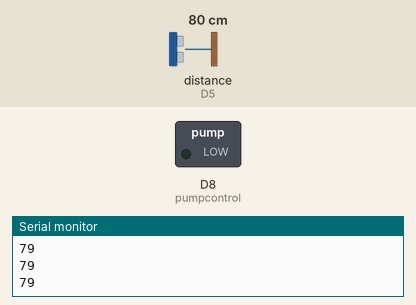
The sketch below on a simulated ESP8266 (NodeMCU). On the bench: switched loads named in the sketch (green lamp = pin HIGH), the last lines printed to the serial monitor. Wiring (inferred from the names in the program): ultrasonic range finder: trigger D6; echo D5. The inputs (shaded band) are chosen by the test bench; at power-on: distance to the obstacle (sensor on D5) 80 cm. The echo pulse lasts 58.3 µs per cm; WiFi joins after 1.5 s; servers stay silent unless stated; pins used as bus, display or sensor lines are not drawn.

Above: at 3.0 s.
3.1 s: distance to the obstacle (sensor on D5) set to 16 cm
4.6 s: distance to the obstacle (sensor on D5) set to 13 cm
At 4.9 s:
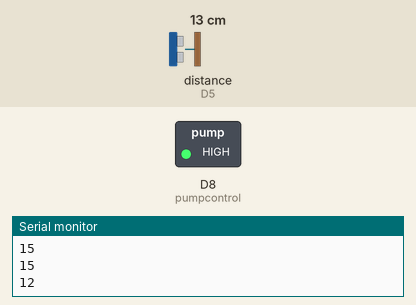
6.1 s: distance to the obstacle (sensor on D5) set to 7 cm
7.8 s: distance to the obstacle (sensor on D5) set to 4 cm
At 9.4 s:
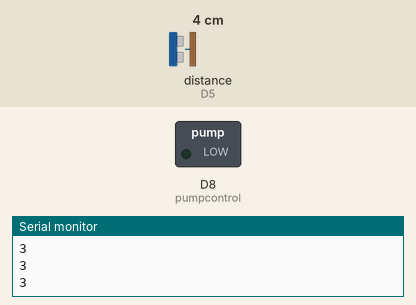
10.1 s: distance to the obstacle (sensor on D5) set to 9 cm
At 11.4 s:
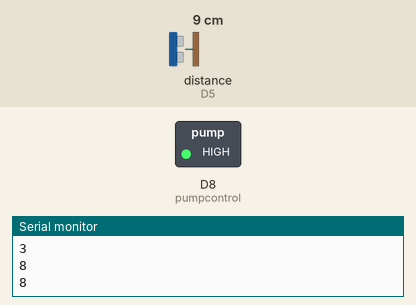
Timing chart, 0 to 12.6 s (numbered marks = the images above; inputs shaded):
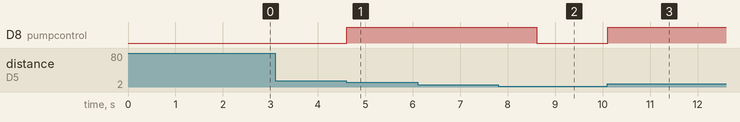

The sketch:

_wireless_monitoring.ino
```cpp
#define BLYNK_TEMPLATE_ID "TMPL3uHip_vaY"
#define BLYNK_TEMPLATE_NAME "WIRELESS LEVEL MONITORING"
#define BLYNK_AUTH_TOKEN "8Nq00mdqKJQ92_LDAjU5dkpKyCZ0rTS6"
/* Comment this out to disable prints and save space */
#define BLYNK_PRINT Serial
#include <SimpleTimer.h>
#include <ESP8266WiFi.h>
#include <BlynkSimpleEsp8266.h>
// Your WiFi credentials.
// Set password to "" for open networks.
char ssid[] = "SUBA";
char pass[] = "12345678";
#include <Ultrasonic.h>
const int trigerpin = 12;
const int echopin = 14;
//define sound velocity in cm/uS
#define SOUND_VELOCITY 0.034
#define CM_TO_INCH 0.393701
long duration;
int distanceCm;
int level;
bool value1;
#define pumpcontrol D8
int pumpcount_sec=0;
int pumpcount_min=0;
int pumpcount_hr=0;
SimpleTimer timer;
BLYNK_WRITE(V2) {
value1 = param.asInt();
// Check these values and turn the relay1 ON and OFF
}
void setup()
{
// Debug console
pinMode(pumpcontrol, OUTPUT);
pinMode(echopin,INPUT);
pinMode(trigerpin,OUTPUT);
Serial.begin(9600);
Blynk.begin(BLYNK_AUTH_TOKEN, ssid, pass);
// You can also specify server:
//Blynk.begin(BLYNK_AUTH_TOKEN, ssid, pass, "blynk.cloud", 80);
//Blynk.begin(BLYNK_AUTH_TOKEN, ssid, pass, IPAddress(192,168,1,100), 8080);
timer.setInterval(1000L, sendUptime);
}
void loop()
{
// Clears the trigPin
digitalWrite(trigerpin, LOW);
delayMicroseconds(2);
// Sets the trigPin on HIGH state for 10 micro seconds
digitalWrite(trigerpin, HIGH);
delayMicroseconds(10);
digitalWrite(trigerpin, LOW);
// Reads the echoPin, returns the sound wave travel time in microseconds
duration = pulseIn(echopin, HIGH);
// Calculate the distance
distanceCm = duration * SOUND_VELOCITY/2;
level=map(distanceCm,12,0,0,12);
Serial.println(distanceCm);
if (value1 == 1)
{
digitalWrite(pumpcontrol, HIGH);
pumpcount_sec=pumpcount_sec+1;
if (pumpcount_sec==59){
pumpcount_sec=0;
pumpcount_min=pumpcount_min+1;
if (pumpcount_min==59){
pumpcount_min=0;
pumpcount_hr=pumpcount_hr+1;
}
}
delay(1000);
}
else if ((level>=0) && (level<7))
{
digitalWrite(pumpcontrol, HIGH);
pumpcount_sec=pumpcount_sec+1;
if (pumpcount_sec==59){
pumpcount_sec=0;
pumpcount_min=pumpcount_min+1;
if (pumpcount_min==59){
pumpcount_min=0;
pumpcount_hr=pumpcount_hr+1;
}
}
delay(1000);
}
else {
digitalWrite(pumpcontrol, LOW);
}
Blynk.run();
// You can inject your own code or combine it with other sketches.
// Check other examples on how to communicate with Blynk. Remember
// to avoid delay() function!
timer.run();
}
void sendUptime(){
Blynk.virtualWrite(V0,level);
Blynk.virtualWrite(V1, pumpcount_sec);
Blynk.virtualWrite(V3, pumpcount_min);
Blynk.virtualWrite(V4, pumpcount_hr);
//delay(1000);
}
```

Measured:
- the behaviour switches between 15 and 14 cm on distance to the obstacle (sensor on D5) (found by bisection; images 0 and 1)
- the behaviour switches between 6 and 5 cm on distance to the obstacle (sensor on D5) (found by bisection; images 1 and 2)
- after the input at 4.6 s, D8 (pumpcontrol): LOW → HIGH at once
- after the input at 7.8 s, D8 (pumpcontrol): HIGH → LOW after 0.82 s
- after the input at 10.1 s, D8 (pumpcontrol): LOW → HIGH at once
